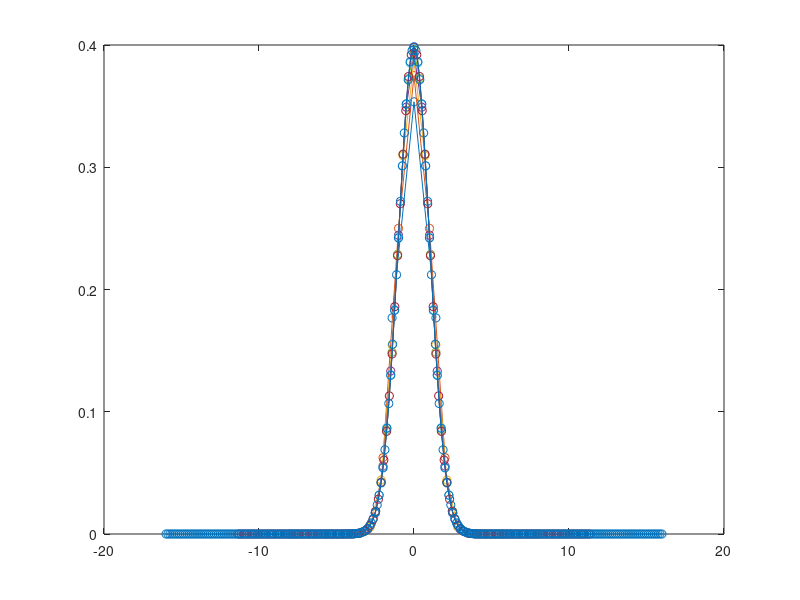

Write the MATLAB code that produced this figure.

T=1;
N=2^8;
dt=T/N;
rdt=sqrt(dt);
x=zeros(N+1,1); f=x;
x(1)=-N*rdt;
for i=2:(N+1)
    x(i)=x(i-1)+2*rdt;
end
for i=1:(N+1)
    f(i)=exp(-x(i)*x(i)*0.5)/sqrt(2*pi);
end
%f=f*rdt*2;
%plot(x,f); 

for n=1:8
Nn=2^n;
dt=T/Nn;
rdt=sqrt(dt);
xn=zeros(Nn+1,1); fn=xn;
xn(1)=-Nn*rdt;
for i=2:(Nn+1)
    xn(i)=xn(i-1)+2*rdt;
end

fn(1)=1;
for i=1:Nn
    f0=fn;
    for j=2:i
        fn(j)=0.5*(f0(j-1)+f0(j));
    end
    fn(1)=0.5*f0(1);
    fn(i+1)=0.5*f0(i);
end
fn=fn/(2*rdt);
plot(xn,fn,'o-'); if n==1 hold; end
pause;
end
hold






